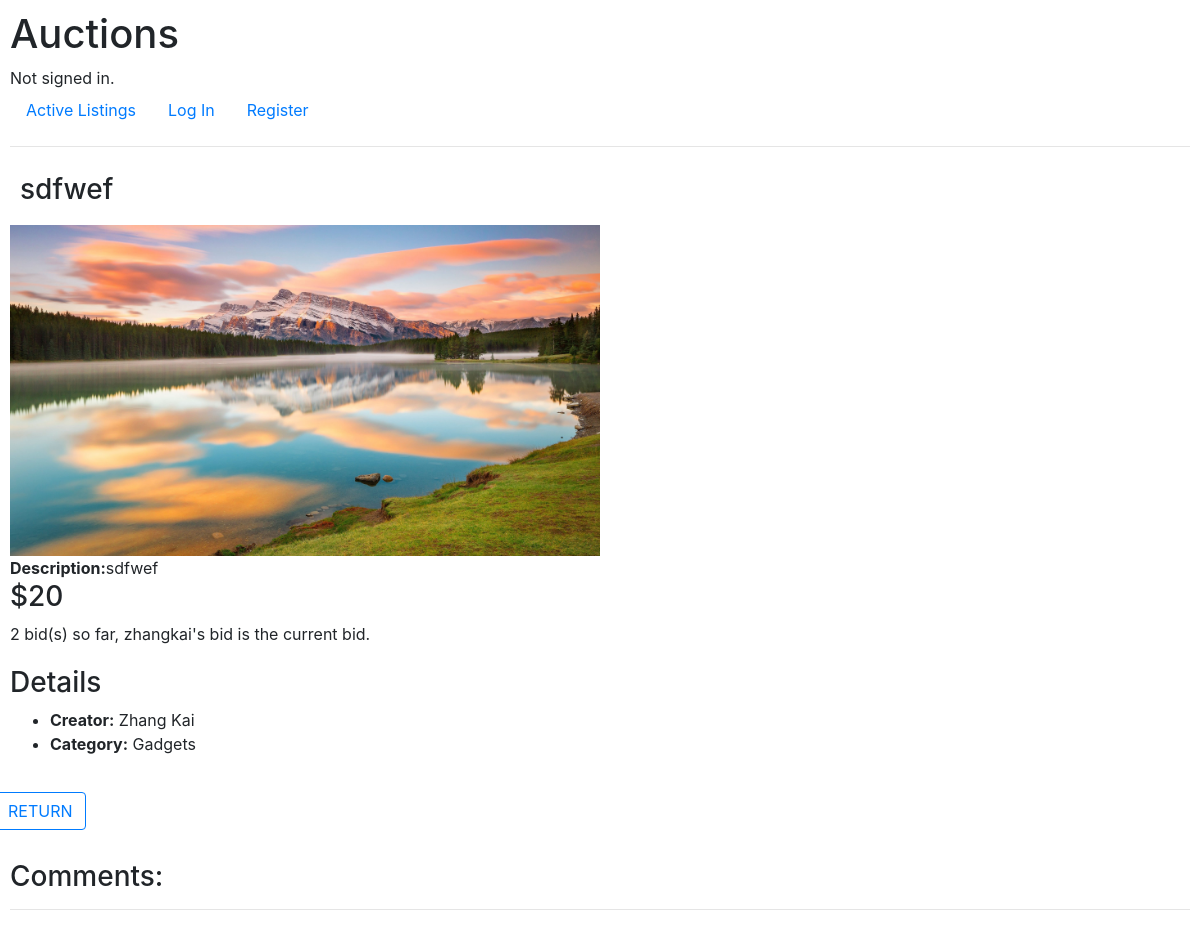
/listing/3, run on the app's committed database.
### auctions/models.py (models this page shows, shortened)
class Listing(models.Model):
    title = models.CharField(max_length=64)
    description = models.CharField(max_length=500)
    starting_bid = models.IntegerField()
    image = models.ImageField(upload_to=None, height_field=None, width_field=None, max_length=100, default=1)
    category = models.ForeignKey(Category, on_delete=CASCADE, default=1, related_name="inside_category")
    creator = models.ForeignKey('User', on_delete=CASCADE, default=1, related_name="creates")
    is_open = models.BooleanField(default=1)
    @property
    def bid_price(self):
        highest_bid = self.bids_for_listing.order_by('-bid_price').first()
        return highest_bid.bid_price if highest_bid else self.starting_bid
    def winner(self):
        highest_bid = self.bids_for_listing.order_by('-bid_price').first()
        return highest_bid.bidder if highest_bid else "No Winner"

class Bid(models.Model):
    listing = models.ForeignKey('Listing', on_delete=CASCADE, default=1, related_name="bids_for_listing")
    bid_price = models.IntegerField()
    bidder = models.ForeignKey('User', on_delete=CASCADE, default=1, related_name="my_bids")

class User(AbstractUser):
    watchlist = models.ManyToManyField('Listing', blank=True, related_name="follower")

class Category(models.Model):
    category = models.CharField(max_length=50)
    def __str__(self):
        return f"{self.category}"

### auctions/views.py (the view, shortened to what this page needs)
# urls.py: path("listing/<int:listing_id>", views.listing_page, name="listing_page"),
def listing_page(request, listing_id):
    listing = Listing.objects.get(pk=listing_id)
    return render(request, "auctions/listing_page.html", {
        "listing": listing,
        "comment_form": Comment_form(),
    })

### auctions/templates/auctions/listing_page.html (shortened to what this page needs)
{% extends "auctions/layout.html" %}
{% block body %}
  <div class="flex-container">
    <h3>{{ listing.title }}</h3>
  </div>
  {% if listing.image != "1" %}
    <img src="{{ listing.image.url }}" alt="{{ listing.title }}" style="width: 50%;">
  {% endif %}
  <div>
    <b>Description:</b>{{ listing.description }}
  </div>
  <div>
    <h3>${{ listing.bid_price }}</h3>
  </div>
  {% if listing.is_open == True %}
    {% if listing.winner == user %}
      <div>{{ listing.bids_for_listing.count }} bid(s) so far, Your bid is the current bid.</div>
    {% else %}
      <div>{{ listing.bids_for_listing.count }} bid(s) so far, {{ listing.winner }}'s bid is the current bid.</div>
    {% endif %}
  {% else %}
    <b>Winner:</b> {{ listing.winner }}
  {% endif %}
  <h3 style="padding-top:20px;">Details</h3>
  <ul>
    <li>
      <b>Creator:</b> {{ listing.creator }}
    </li>
    <li>
      <b>Category:</b> {{ listing.category }}
    </li>
  </ul>
  <div style="display: flex; justify-content: flex-start; padding-top: 20px; padding-right: 20px;">
    <div class="row">
      <div style="padding-right: 20px;">
        <a href="{% url 'index' %}">
          <button type="submit" class="btn btn-outline-primary" name="return" value=0>RETURN</button>
        </a>
      </div>
    </div>
  </div>
  <div style="padding-top: 30px;">
    <h3>Comments:</h3>
    <hr>
  </div>
{% endblock %}

### auctions/static/auctions/styles.css (style rules this page uses)
body { padding: 10px; }
.flex-container { display: flex; gap: 20px; flex-direction: row; padding: 10px; }

### data on the page
Listing: title "sdfwef", image (picture), description "sdfwef", bid_price "20", bids_for_listing.count "2", winner "zhangkai", creator "Zhang Kai", category "Gadgets"
